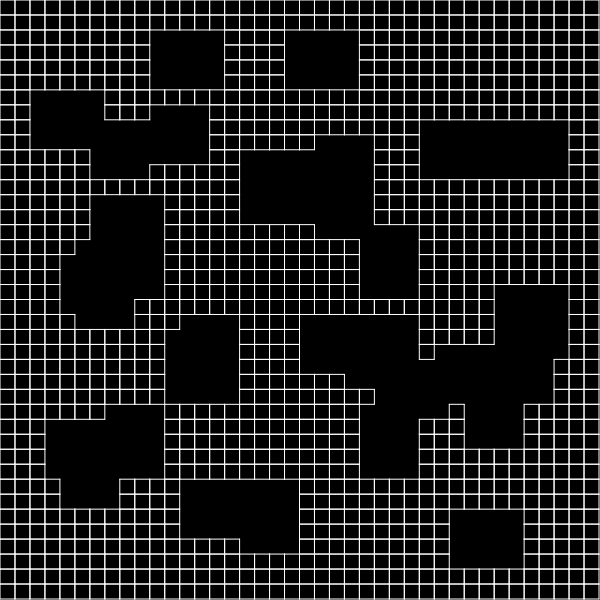
Frame 1 (no input)
Frame 60 (no input): identical to frame 1, image omitted
Frame 120 (the mouse pressed at the canvas centre since frame 60): identical to frame 1, image omitted

The p5.js sketch that drew this single still picture (run headless with seeded random() and noise() and a simulated clock; from frame 60 on, the mouse is pressed at the canvas centre):

// p5.js sketch
// ── sketch.js
let generator;
let map;
let cols = 40;
let rows = 40;
function setup() {
  createCanvas(600, 600);
  var rms = floor(random(25, 40))
  console.log(rms)
  map = new Map(rows, cols, (width-1)/rows,rms);
  map.fill();

  
  generator= new MapGenerator(map, rms, 4,6,4,6)
  generator.buildRooms();
  }

function draw() {
  background(0);
    
  for (let i = 0; i<map.width; i++){
    for (let j = 0; j<map.height; j++){
     map.cells[cellAt(i,j)].show(map);
      
    }
  
  }
}


// ── cell.js
const directions = {
  NORTH: 1,
  EAST: 2, 
  SOUTH: 4, 
  WEST: 8

}

class Cell{
  
  constructor(x,y, walk, fov){
      this.x = x;
      this.y = y;
      this.isWalkable = walk; 
      this.blocksFOV = fov;
      this.walls = {NORTH: true, EAST:true, SOUTH:true, WEST:true}
    
      
  }
  
  show(map){  
    stroke(255)
    if(this.walls.NORTH){      
     line(this.x*map.scale, this.y*map.scale, (this.x+1)*map.scale, this.y*map.scale)
    }
    if(this.walls.EAST){
      line((this.x+1)*map.scale, this.y*map.scale, (this.x+1)*map.scale, (this.y+1)*map.scale)
    }
    if(this.walls.SOUTH){
    line(this.x*map.scale, (this.y+1)*map.scale, (this.x+1)*map.scale, (this.y+1)*map.scale)
    }
    if(this.walls.WEST){
    line(this.x*map.scale, this.y*map.scale, this.x*map.scale, (this.y+1)*map.scale);
    }
    }
  }

  function cellAt(x,y){
    return x + (y*map.width);
  }
  


// ── map.js
 class Map{
     constructor (_width, _height, scale, numRooms){
     this.width = _width;
     this.height = _height;
     this.cells = [];
     this.scale = scale;
     this.numRooms = numRooms;
       
     }
     
    
   fill(){
         
       for(let i = 0; i<this.width; i++){
         
         for(let j = 0; j< this.height; j++){
           
           this.cells.push(new Cell(i,j, true, true));
           
         }
       
       }
     } 
 
   carveRoom(room){

   }
 }

// ── map_generator.js
class MapGenerator{
    constructor(map, numRooms,minRoomWidth, maxRoomWidth, minRoomHeight, maxRoomHeight){      
        this.map = map;
        this.numRooms  = numRooms;
        this.miRoomWidth = minRoomWidth;
        this.maRoomWidth = maxRoomWidth;        
        this.miRoomHeight= minRoomHeight;
        this.maRoomHeight = maxRoomHeight;
        this.rooms = []
    }
    
    buildRooms(){
       
        for(var i = 0; i<this.numRooms; i++){
          var rw = floor(random(this.miRoomWidth,this.maRoomWidth));
          var rh= floor(random(this.miRoomHeight, this.maRoomHeight));
          var rx = floor(random(2,(this.map.width-1)-rw));
          var ry = floor(random(2, (this.map.height-1)-rw))
          var r = new Room(rx,ry,rw,rh)           
            this.rooms.push(r);           
          } 
          for (var rm = 1; rm<this.rooms.length-1; rm++)
          {
            this.carveRoom(this.rooms[rm])
            if(this.rooms[rm].intersects(this.rooms[rm+1]))
            {
            console.log('true')
            }
          }

    }

    carveRoom(room){
      //console.log(room);
       
        for(var x = room.x;x< room.x + room.width;  x++)
        {
          
          for(var y=room.y; y<room.y + room.height; y++ )
          {
            var current =this.map.cells[cellAt(x,y)]         
            current.walls.NORTH = false;
            current.walls.SOUTH = false;
            current.walls.EAST = false;
            current.walls.WEST = false;
          }

              
        }


      }

    }
// ── room.js
class Room{

    constructor(x,y,_width, _height){
        this.width = _width;
        this.height = _height;
        this.x = x;
        this.y = y;
        
    }

    intersects(other){
 

        if(this.x+this.width<other.x | other.x + other.width<this.x | 
            this.y + this.height< other.y | other.y + other.height<this.y)
            {
                return false;
            } else {
                return true;
            }
    }

}
